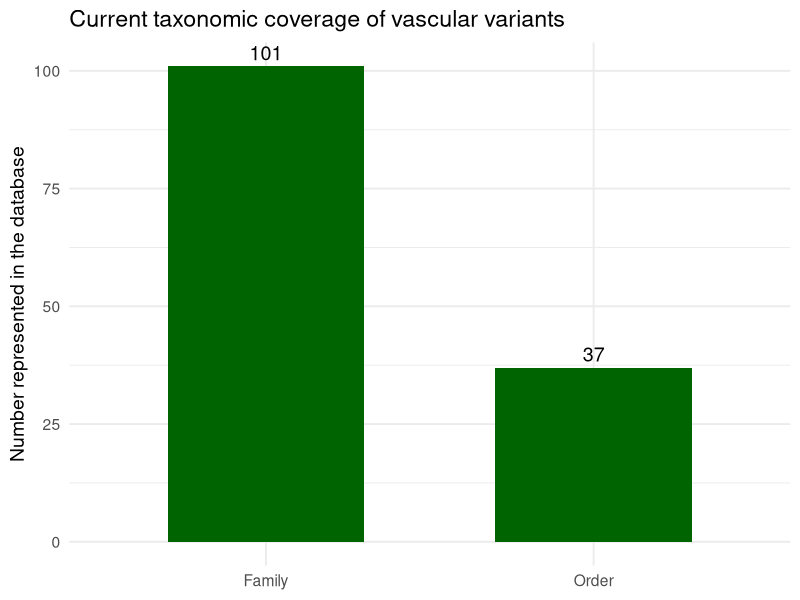

This chart was generated by the following R code:
# Load packages
library(dplyr)
library(ggplot2)
library(readr)

# Read CSV
taxa <- read_csv("data/global-survey/Table 2.csv", show_col_types = FALSE)

# Trim column names to avoid hidden spaces
names(taxa) <- trimws(names(taxa))

# Define columns to summarize
level <- c("Order", "Family")

# Count unique entries
summary_df <- tibble(
  level = level,
  count = sapply(level, function(lv) n_distinct(taxa[[lv]]))
)

# Plot
p <- ggplot(summary_df, aes(x = level, y = count)) +
  geom_col(width = 0.6, fill = "darkgreen") +
  geom_text(aes(label = count), vjust = -0.4, size = 5) +
  labs(
    x = NULL,
    y = "Number represented in the database",
    title = "Current taxonomic coverage of vascular variants"
  ) +
  theme_minimal(base_size = 14)

# Save figure
ggsave(
  filename = "data/figures/taxonomic_coverage_orders_families.png",
  plot = p,
  width = 6,
  height = 4,
  dpi = 300
)
